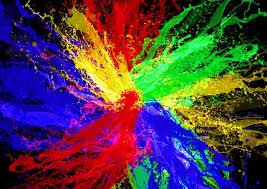
#> input picture semester 2/image processing task/task1/images.jpeg, 267 x 189 px, found by its file name
$ jupyter execute 'Mohamed Abdelrahman Mousa sec 4.ipynb'
#> lines starting #> are read from the running program, lines starting #| are printed output that depends on the picture; after the words box and inside, x2 and y2 are one past the last pixel; in counts of white or black regions, pixels touching at a corner belong together
[cell 1]
import cv2
import matplotlib.pyplot as plt

[cell 2]
# Read the RGB image
image = cv2.imread('/content/images.jpeg')
#> image is the input picture: shape (189, 267, 3); mean B, G, R 70.8, 62.1, 80.9
image = cv2.cvtColor(image, cv2.COLOR_BGR2RGB)
print(f"Original Image Shape: {image.shape}")
#| Original Image Shape: (189, 267, 3)

[cell 3]
gray_image = cv2.cvtColor(image, cv2.COLOR_RGB2GRAY)
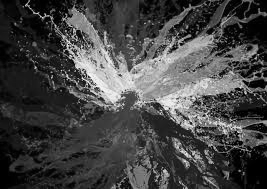
#> gray_image: shape (189, 267); min 0, max 250, mean 68.7
print(f"Grayscale Image Shape: {gray_image.shape}")
#| Grayscale Image Shape: (189, 267)

[cell 4]
_, binary_image = cv2.threshold(gray_image, 128, 255, cv2.THRESH_BINARY)
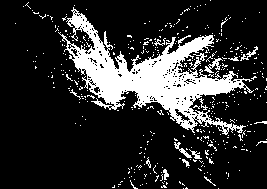
#> binary_image: shape (189, 267); 18.1% white; 400 white regions (385 under 20 px), largest, box (x1, y1, x2, y2) and area: (58, 7, 254, 135) 7517, (204, 58, 223, 73) 102, (174, 142, 192, 158) 77
print(f"Binary Image Shape: {binary_image.shape}")
#| Binary Image Shape: (189, 267)

[cell 5]
fig, axes = plt.subplots(1, 3, figsize=(15, 5))

axes[0].imshow(image)
axes[0].set_title("RGB Image")
axes[0].axis("off")

axes[1].imshow(gray_image, cmap='gray')
axes[1].set_title("Grayscale Image")
axes[1].axis("off")

axes[2].imshow(binary_image, cmap='gray')
axes[2].set_title("Binary Image")
axes[2].axis("off")

plt.show()
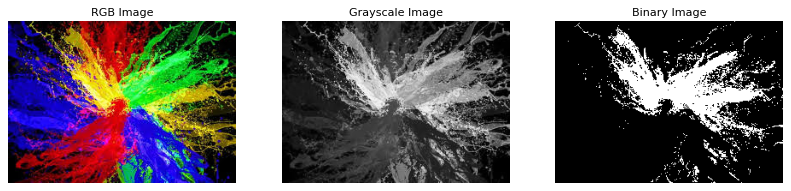
#> figure drawn by matplotlib, 3 panels
